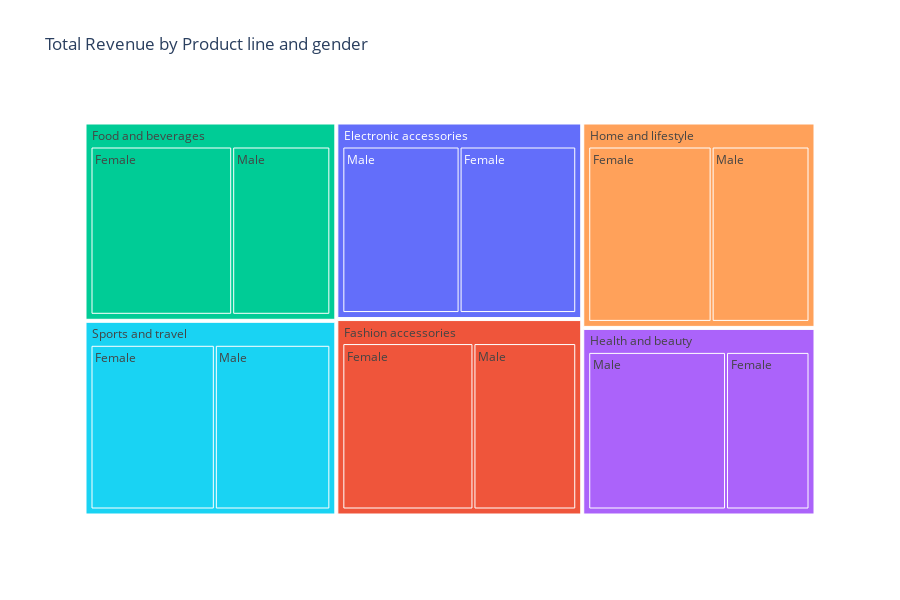

Write notebook code for a chart like this one.
### Code cell
data["Hour"] = pd.to_datetime(data["Time"]).dt.hour
# 10. Plot a treemap chart showing the total revenue by product line and gender.
grouped_data  = data.groupby(["Product line", "Gender"])["Total"].sum().reset_index()
fig = px.treemap(grouped_data, 
                 path=['Product line', 'Gender'],
                 values="Total",
                 color = 'Product line',
                 title= 'Total Revenue by Product line and gender',
                 width=900,
                 height=600
                 )

fig.show()

### Figure 1 — Plotly figure (JSON) as saved in the notebook; plotly's stock layout.template omitted (floating-point values rounded to 4 significant figures)
{"data": [{"branchvalues": "total", "customdata": [["Electronic accessories"], ["Electronic accessories"], ["Electronic accessories"], ["Fashion accessories"], ["Fashion accessories"], ["Fashion accessories"], ["Food and beverages"], ["Food and beverages"], ["Food and beverages"], ["Health and beauty"], ["Health and beauty"], ["Health and beauty"], ["Home and lifestyle"], ["Home and lifestyle"], ["Home and lifestyle"], ["Sports and travel"], ["Sports and travel"], ["Sports and travel"]], "domain": {"x": [0, 1], "y": [0, 1]}, "hovertemplate": "labels=%{label}<br>Total=%{value}<br>parent=%{parent}<br>id=%{id}<br>Product line=%{customdata[0]}<extra></extra>", "ids": ["Electronic accessories/Female", "Electronic accessories/Male", "Electronic accessories", "Fashion accessories/Female", "Fashion accessories/Male", "Fashion accessories", "Food and beverages/Female", "Food and beverages/Male", "Food and beverages", "Health and beauty/Female", "Health and beauty/Male", "Health and beauty", "Home and lifestyle/Female", "Home and lifestyle/Male", "Home and lifestyle", "Sports and travel/Female", "Sports and travel/Male", "Sports and travel"], "labels": ["Female", "Male", "Electronic accessories", "Female", "Male", "Fashion accessories", "Female", "Male", "Food and beverages", "Female", "Male", "Health and beauty", "Female", "Male", "Home and lifestyle", "Female", "Male", "Sports and travel"], "marker": {"colors": ["#636efa", "#636efa", "#636efa", "#EF553B", "#EF553B", "#EF553B", "#00cc96", "#00cc96", "#00cc96", "#ab63fa", "#ab63fa", "#ab63fa", "#FFA15A", "#FFA15A", "#FFA15A", "#19d3f3", "#19d3f3", "#19d3f3"]}, "name": "", "parents": ["Electronic accessories", "Electronic accessories", "", "Fashion accessories", "Fashion accessories", "", "Food and beverages", "Food and beverages", "", "Health and beauty", "Health and beauty", "", "Home and lifestyle", "Home and lifestyle", "", "Sports and travel", "Sports and travel", ""], "type": "treemap", "values": [27100.0, 27240.0, 54340.0, 30440.0, 23870.0, 54310.0, 33170.0, 22970.0, 56140.0, 18560.0, 30630.0, 49190.0, 30040.0, 23830.0, 53860.0, 28570.0, 26550.0, 55120.0]}], "layout": {"height": 600, "legend": {"tracegroupgap": 0}, "title": {"text": "Total Revenue by Product line and gender"}, "width": 900}}
